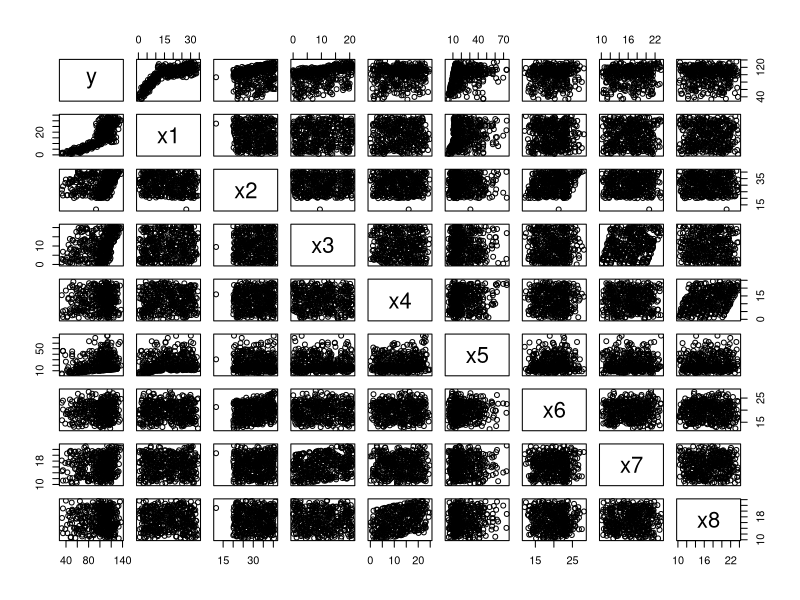
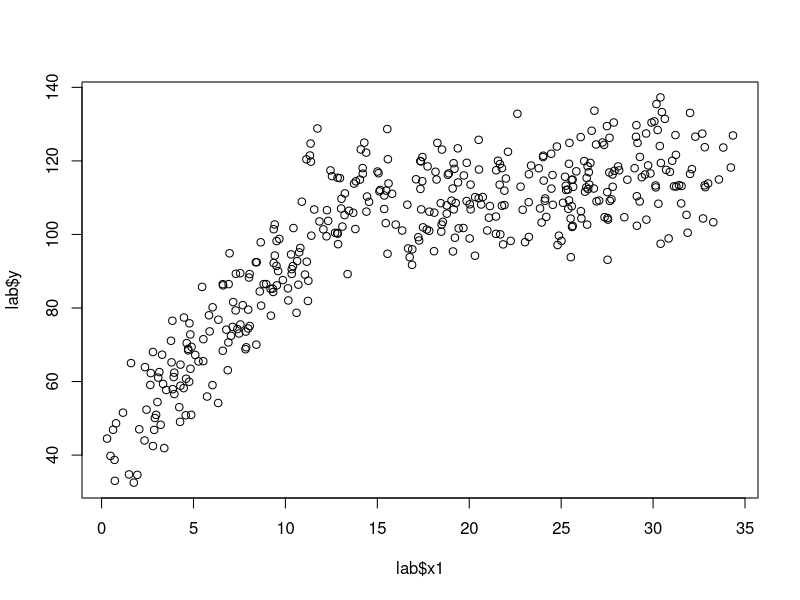
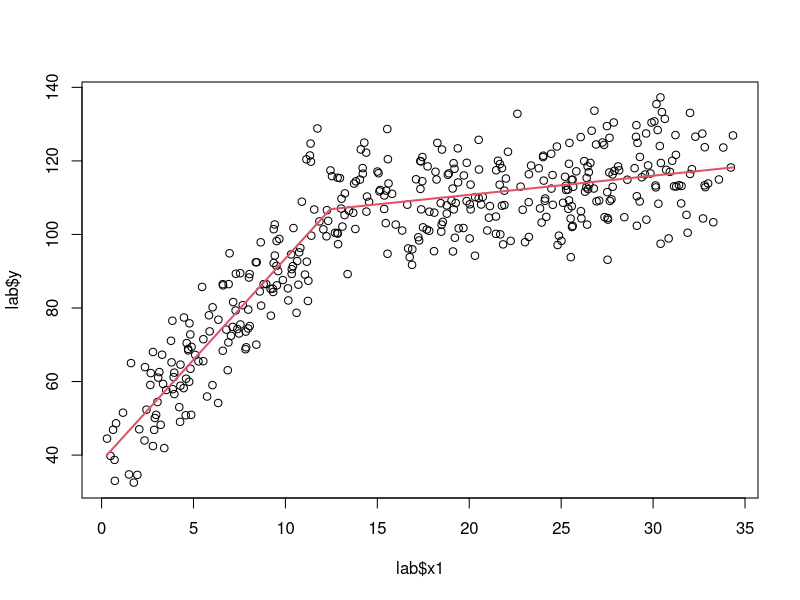

Source code (R) for these figures, in order:
## ---- chunk 1
boston <- read.csv(file="bostonhousing.txt",head=TRUE,sep="\t")
reg <- lm(MEDV~. ,data=boston)
summary(reg)
## ---- chunk 2
reg.picked <- lm(MEDV~CRIM + ZN + CHAS + NOX + RM + DIS + RAD + TAX + PTRATIO + B + LSTAT,data=boston)
summary(reg.picked)
## ---- chunk 3
anova(reg)
anova(reg.picked)
mse.reg <- 11078.8 / 492
mse.reg.picked <- 11081.4 / 494
mae.reg <- sum(abs(reg$residuals)) / 492
mae.reg.picked <- sum(abs(reg.picked$residuals)) / 494

print(mse.reg)
print(mse.reg.picked)
print(mae.reg)
print(mae.reg.picked)

## ---- chunk 4
library(MASS)
reg.step = step(object=reg, direction='both')
anova(reg.step)

## ---- chunk 5
lab <- read.csv(file="labdata.txt",head=TRUE,sep="\t")
labreg <- lm(y~. ,data=lab)
summary(labreg)
## ---- chunk 6
plot(lab)
cor(lab)
plot(lab$x1,lab$y)

## ---- chunk 7
mean(lab$x1)
library(segmented)
labreg.x1 = lm(y ~ x1, data=lab)
labreg.piece = segmented(labreg.x1, seg.Z = ~x1, psi=17.19)
anova(labreg)
anova(labreg.piece)
plot(lab$x1, lab$y)
plot(labreg.piece, add=T)
